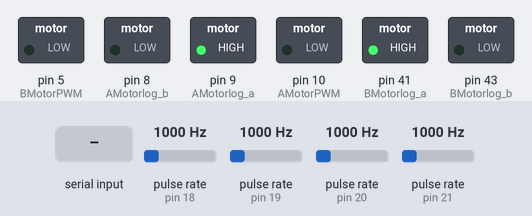
This sketch was run on a simulated Arduino Mega 2560, built with avr-gcc and run on an emulated ATmega2560. On the bench: switched loads named in the sketch (green lamp = pin HIGH). Wiring (inferred from the names in the program): 4 × pulse sensor: data pin 18 / data pin 19 / data pin 20 / data pin 21. The inputs (shaded band) are chosen by the test bench; at power-on: pulse rate (sensors on pin 18, pin 19, pin 20, pin 21) 1000 Hz. What the sketch prints to the serial monitor is not drawn.

Above: at 1.2 s.
1.3 s: "90,45\n" received over Serial
At 2.1 s:
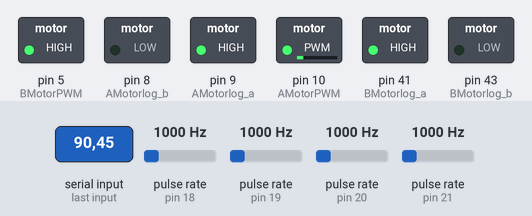
3.8 s: "30,150\n" received over Serial
At 4.4 s:
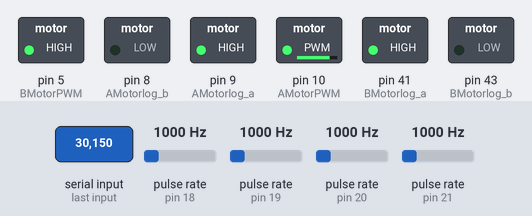
6.3 s: "90\n" received over Serial
At 8.3 s:
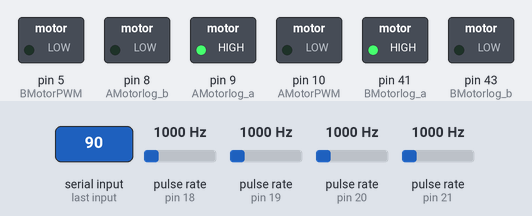
Timing chart, 0 to 9.8 s (numbered marks = the images above; inputs shaded):
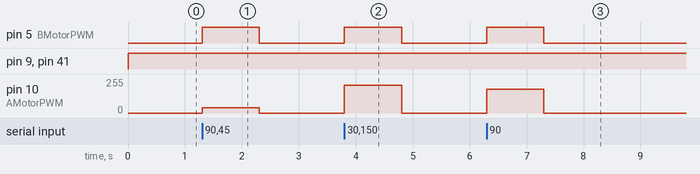

The sketch:

ARobot_Motor_control_PI.ino
```cpp
#define AMotorPWM  10 // A모터 PIN
#define AMotorlog_a 9
#define AMotorlog_b 8

#define BMotorPWM   5 // B모터 PIN
#define BMotorlog_a 41
#define BMotorlog_b 43

// 함수 원형
void AMotor (int PWM , boolean Mode);
void BMotor (int PWM , boolean Mode);
void LDetectA(void); // 인터럽트 콜백 함수
void LDetectB(void);
void RDetectA(void);
void RDetectB(void);
int Limit(double value); // 함수정의문에서 값 조정하여 사용

// Hall 센서
int LhallA = 19;
int LhallB = 18;
int RhallA = 20;
int RhallB = 21;

// 방향을 알기 위한 Gap 값과 Micro단위에서의 작동 시간을 구하기 위한 변수 선언
volatile unsigned int LAmicro = 0, RAmicro = 0;
volatile unsigned int LBmicro = 0, RBmicro = 0;
volatile unsigned int LpreMicro = 0, RpreMicro = 0;
volatile unsigned int LbaGap = 0, LabGap = 0, RbaGap = 0, RabGap = 0;

// 회전속도 : RPM  //선속도 : m/s
unsigned int LcurRpm = 0, RcurRpm = 0;
float Lcurvel = 0, Rcurvel = 0;

//Motor 함수에서 방향을 설정하기 위한 Bool형 자료
boolean Forward = true;
boolean Backward = false;

// 모터 목표 속도 및 듀티에 관련한 변수 초기화 선언
float goal_vel = 0;
int L_duty = 0, R_duty = 0;

//PID 제어 관련 변수 선언
float LPID = 0 , LP = 0 , LI = 0, LD = 0 ;
float L_pre_error = 0, Lerorr = 0;
float RPID = 0 , RP = 0 , RI = 0, RD = 0 ;
float R_pre_error = 0, Rerorr = 0;
float Kp = 0, Kd = 0, Ki = 0 ;


void setup() {
  Serial.begin(115200);
  pinMode(AMotorPWM, OUTPUT);
  pinMode(AMotorlog_a, OUTPUT);
  pinMode(AMotorlog_b, OUTPUT);

  pinMode(BMotorPWM, OUTPUT);
  pinMode(BMotorlog_a, OUTPUT);
  pinMode(BMotorlog_b, OUTPUT);

  pinMode( LhallA, INPUT_PULLUP);
  pinMode( LhallB, INPUT_PULLUP);
  pinMode( RhallA, INPUT_PULLUP);
  pinMode( RhallB, INPUT_PULLUP);

  attachInterrupt(digitalPinToInterrupt(LhallA), LDetectA, RISING); //DetectA Function은 속도 측정을 위한 Rising Edge에서의 인터럽트
  attachInterrupt(digitalPinToInterrupt(LhallB), LDetectB, RISING); //DetectB Function은 방향 측정을 위한 Falling Edge에서의 인터럽트
  attachInterrupt(digitalPinToInterrupt(RhallA), RDetectA, RISING);
  attachInterrupt(digitalPinToInterrupt(RhallB), RDetectB, RISING);

  Kp = 50;
  Kd = 1;
  Ki = 10;
}

void loop() {
  if (Serial.available()>0) {                // 1. 필터 이용하여 전송하는 데이터에 대해서 오차 보정
    goal_vel = Serial.parseFloat();              // 2. 듀티비 한계값 정의 및 조정
//    goal_vel = 0.2 ;
    }
if ( goal_vel >0 ){
  Lerorr = goal_vel - Lcurvel ;
  LP = Kp * Lerorr ;
  LI = LI + Ki * Lerorr  ;
  if ( LI > 200) {
    LI = 150;
  }
  LD = Kd * (Lerorr - L_pre_error) ;
  LPID = LP + LI + LD ;
  L_pre_error = Lerorr;
  L_duty = LPID;

  Rerorr = goal_vel - Rcurvel ;
  RP = Kp * Rerorr ;
  RI = RI + Ki * Rerorr  ;
  if ( RI > 200) {
    RI = 150;
  }
  RD = Kd * (Rerorr - R_pre_error) ;
  RPID = RP + RI + RD ;
  R_pre_error = Rerorr;
  R_duty = RPID;
  AMotor(L_duty, Forward);
  BMotor(R_duty, Forward);
}

else if ( goal_vel < 0 ){
  Lerorr = goal_vel - Lcurvel ;
  LP = Kp * Lerorr ;
  LI = LI + Ki * Lerorr  ;
  if ( LI > 200) {
    LI = 150;
  }
  LD = Kd * (Lerorr - L_pre_error) ;
  LPID = LP + LI + LD ;
  L_pre_error = Lerorr;
  L_duty = LPID;

  Rerorr = goal_vel - Rcurvel ;
  RP = Kp * Rerorr ;
  RI = RI + Ki * Rerorr  ;
  if ( RI > 200) {
    RI = 150;
  }
  RD = Kd * (Rerorr - R_pre_error) ;
  RPID = RP + RI + RD ;
  R_pre_error = Rerorr;
  R_duty = RPID;
  AMotor(abs(L_duty), Backward);
  BMotor(abs(L_duty), Backward);
}
else {
  AMotor(0, Forward);
  BMotor(0, Forward);
}


  Serial.print ("GOAL_VELO : ");
  Serial.println(goal_vel);

  delay(1);
}

void LDetectA()
{
  LAmicro = micros();
  LbaGap = LAmicro - LBmicro;
  if (LpreMicro) {
    LcurRpm = 1000000 * 60 / (LAmicro - LpreMicro );
    LcurRpm /= 925;
    Lcurvel = LcurRpm * (3.14159 * 0.066) / 60.0;
    //2체배| 회전당 13 PPR | 기어비(75:1) -> 13*75 =925
  }
  LpreMicro = LAmicro;
}

void LDetectB() {
  LBmicro = micros();
  LabGap = LBmicro - LAmicro;
}

void RDetectA()
{
  RAmicro = micros();
  RbaGap = RAmicro - RBmicro;
  if (RpreMicro) {
    RcurRpm = 1000000 * 60 / (RAmicro - RpreMicro );
    RcurRpm /= 925;
    Rcurvel = RcurRpm * (3.14159 * 0.066) / 60.0;
  }
  RpreMicro = RAmicro;
}

void RDetectB() {
  RBmicro = micros();
  RabGap = RBmicro - RAmicro;
}

void AMotor (int PWM , boolean Mode) // Motor Pwm Control Function
{
  if (Mode == Forward ) {
    analogWrite(AMotorPWM, PWM);
    digitalWrite(AMotorlog_a, HIGH);
    digitalWrite(AMotorlog_b, LOW);
  }
  else if (Mode == Backward)
  {
    analogWrite(AMotorPWM, PWM);
    digitalWrite(AMotorlog_a, LOW);
    digitalWrite(AMotorlog_b, HIGH);
  }


}

void BMotor (int PWM , boolean Mode) // Motor Pwm Control Function
{
  if (Mode == Forward ) {
    analogWrite(BMotorPWM, PWM);
    digitalWrite(BMotorlog_a, HIGH);
    digitalWrite(BMotorlog_b, LOW);
  }
  else if (Mode == Backward)
  {
    analogWrite(BMotorPWM, PWM);
    digitalWrite(BMotorlog_a, LOW);
    digitalWrite(BMotorlog_b, HIGH);
  }
}

int Limit(double value) {
  if (value < -100) {
    value = -100;
  }
  else if (value > 100) {
    value = 100;
  }
  return value;
}
```

Measured:
- after the input at 1.3 s, pin 5 (BMotorPWM): LOW → HIGH at once, → LOW 1.0 s later; pin 10 (AMotorPWM): 0/255 → 40/255 at once, → 0/255 1.0 s later
- after the input at 3.8 s, pin 5 (BMotorPWM): LOW → HIGH at once, → LOW 1.0 s later; pin 10 (AMotorPWM): 0/255 → 207/255 at once, → 0/255 1.0 s later
- after the input at 6.3 s, pin 5 (BMotorPWM): LOW → HIGH at once, → LOW 1.0 s later; pin 10 (AMotorPWM): 0/255 → 179/255 at once, → 0/255 1.0 s later
